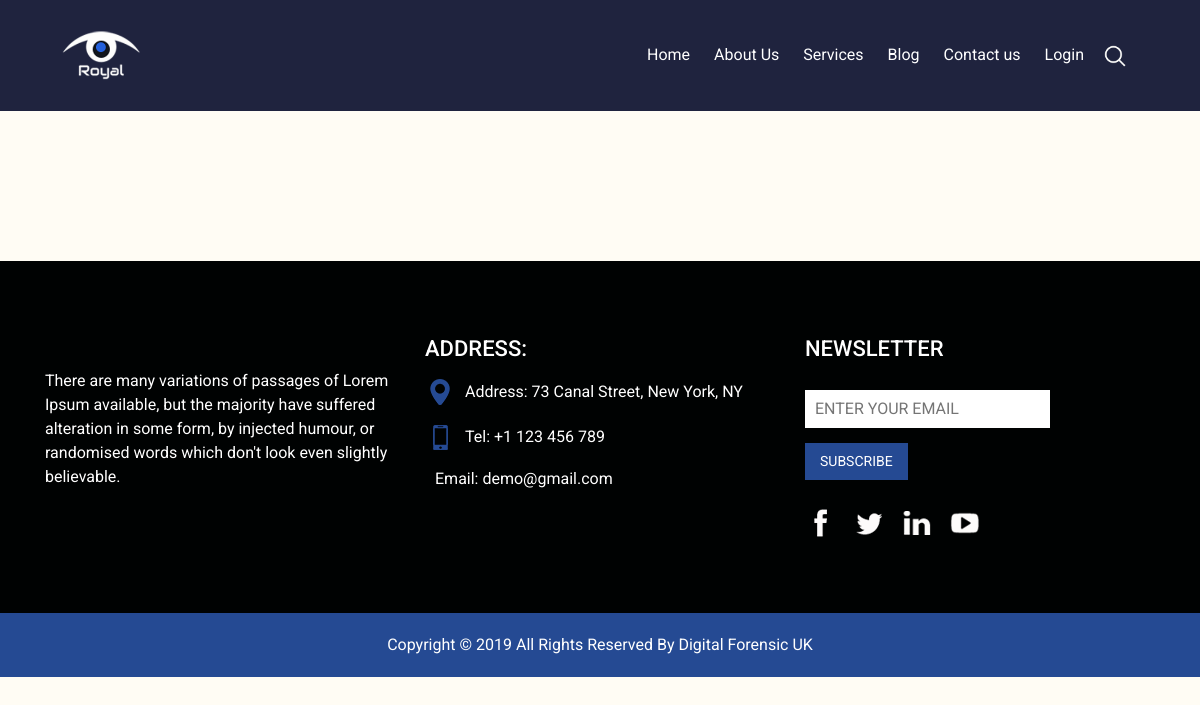
Page /about/ on the earlier database version.
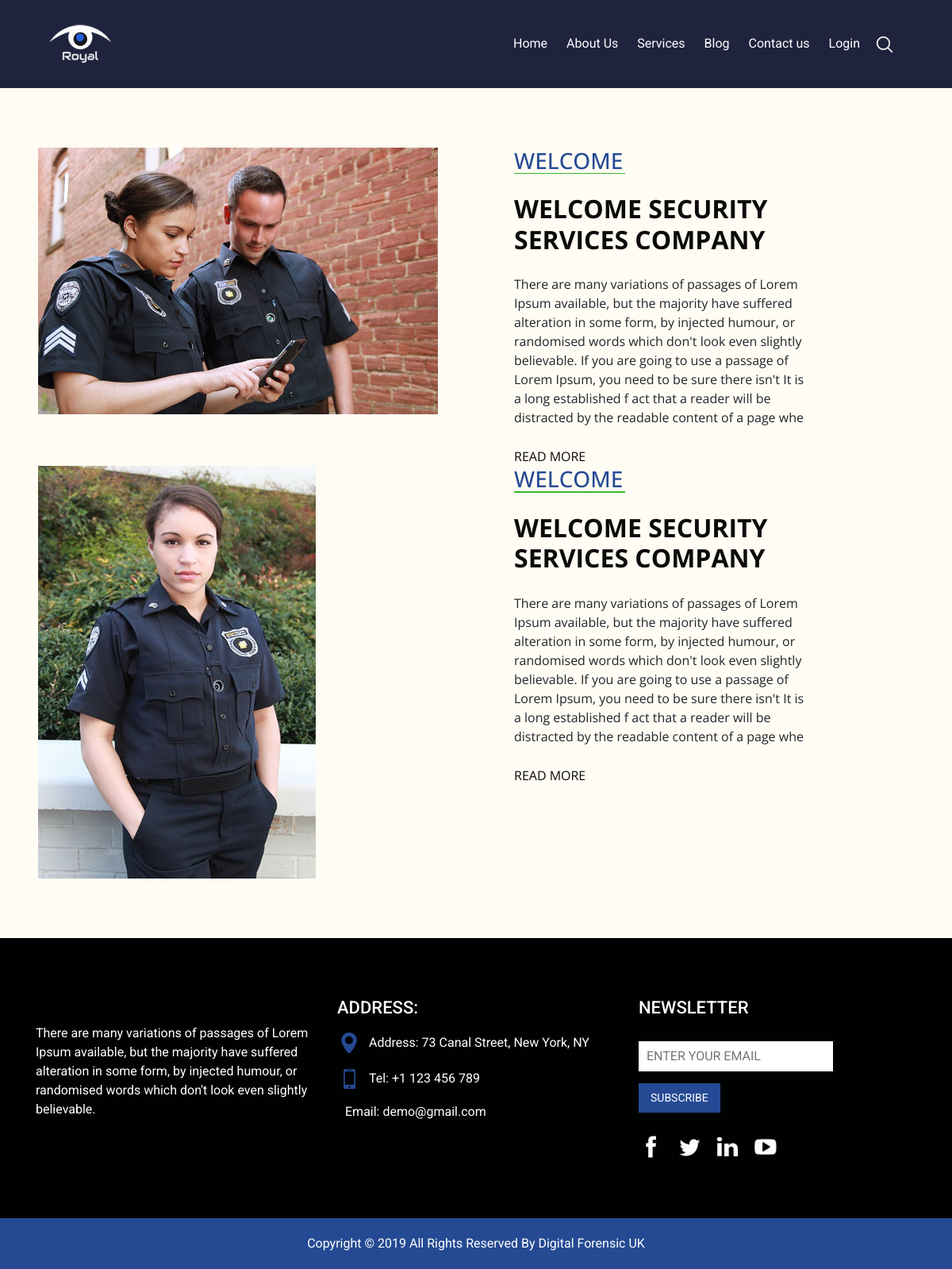
Same page on the later database version.
### forensicApp/models.py (models this page shows, shortened)
class About(models.Model):
    title = models.CharField(max_length=100)
    description = models.TextField()
    image = models.ImageField(upload_to='media')

### forensicApp/views.py (the view)
# urls.py: path('about/', views.about, name='about'),
def about(request):
    views = {}
    views['abouts'] = About.objects.all()
    return render(request, 'about.html',views)

### templates/about.html (shortened to what this page needs)
{% extends 'base.html' %}
{% load static %}
{% block content %}
<section class="welcome_section layout_padding">
  <div class="container-fluid">
    {% for about in abouts %}
    <div class="row">
      <div class=" col-md-6">
        <div>
          <img class="img-fluid" src="{{ about.image.url }}" alt="" />
        </div>
      </div>
      <div class=" col-md-6">
        <div class="welcome_detail">
          <h3>
            Welcome
          </h3>
          <h2>
            {{ about.title }}
          </h2>
          <p>
            {{ about.description }}
          </p>
          <div class="welcome_detail-btn">
            <a href="">
              <span>
                Read More
              </span>
            </a>
          </div>
        </div>
      </div>
    </div>
    {% endfor %}
  </div>
</section>
{% endblock %}

Differences in the rows shown:
added About: image (picture), title "WELCOME SECURITY SERVICES COMPANY", description "There are many variations of passages of Lorem Ipsum available, but the majority have suffered alteration in some form, by injected humour, or randomised words which don't look even slightly believable. If you are going to use a passage of Lorem Ipsum, you need to be sure there isn't It is a long established f act that a reader will be distracted by the readable content of a page whe"
added About: image (picture), title "WELCOME SECURITY SERVICES COMPANY", description "There are many variations of passages of Lorem Ipsum available, but the majority have suffered alteration in some form, by injected humour, or randomised words which don't look even slightly believable. If you are going to use a passage of Lorem Ipsum, you need to be sure there isn't It is a long established f act that a reader will be distracted by the readable content of a page whe"
